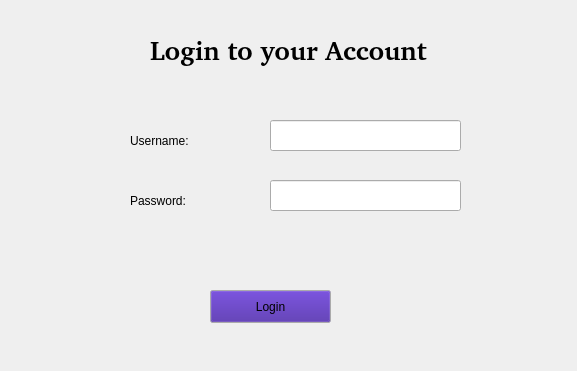
<?xml version="1.0" encoding="UTF-8"?>
<ui version="4.0">
 <class>LoginWidget</class>
 <widget class="QWidget" name="LoginWidget">
  <property name="geometry">
   <rect>
    <x>0</x>
    <y>0</y>
    <width>577</width>
    <height>371</height>
   </rect>
  </property>
  <property name="windowTitle">
   <string>Form</string>
  </property>
  <widget class="QLabel" name="label">
   <property name="geometry">
    <rect>
     <x>150</x>
     <y>30</y>
     <width>281</width>
     <height>41</height>
    </rect>
   </property>
   <property name="font">
    <font>
     <family>Bitstream Charter</family>
     <pointsize>20</pointsize>
     <weight>75</weight>
     <bold>true</bold>
    </font>
   </property>
   <property name="text">
    <string>Login to your Account</string>
   </property>
   <property name="textFormat">
    <enum>Qt::AutoText</enum>
   </property>
   <property name="alignment">
    <set>Qt::AlignLeading|Qt::AlignLeft|Qt::AlignVCenter</set>
   </property>
  </widget>
  <widget class="QLabel" name="UsernameLabel">
   <property name="geometry">
    <rect>
     <x>130</x>
     <y>130</y>
     <width>81</width>
     <height>21</height>
    </rect>
   </property>
   <property name="text">
    <string>Username:</string>
   </property>
  </widget>
  <widget class="QLabel" name="PasswordLabel">
   <property name="geometry">
    <rect>
     <x>130</x>
     <y>190</y>
     <width>81</width>
     <height>21</height>
    </rect>
   </property>
   <property name="text">
    <string>Password:</string>
   </property>
  </widget>
  <widget class="QPushButton" name="Login">
   <property name="enabled">
    <bool>true</bool>
   </property>
   <property name="geometry">
    <rect>
     <x>210</x>
     <y>290</y>
     <width>121</width>
     <height>33</height>
    </rect>
   </property>
   <property name="palette">
    <palette>
     <active>
      <colorrole role="Button">
       <brush brushstyle="SolidPattern">
        <color alpha="255">
         <red>64</red>
         <green>27</green>
         <blue>157</blue>
        </color>
       </brush>
      </colorrole>
     </active>
     <inactive>
      <colorrole role="Button">
       <brush brushstyle="SolidPattern">
        <color alpha="255">
         <red>64</red>
         <green>27</green>
         <blue>157</blue>
        </color>
       </brush>
      </colorrole>
     </inactive>
     <disabled>
      <colorrole role="Button">
       <brush brushstyle="SolidPattern">
        <color alpha="255">
         <red>64</red>
         <green>27</green>
         <blue>157</blue>
        </color>
       </brush>
      </colorrole>
     </disabled>
    </palette>
   </property>
   <property name="text">
    <string>Login</string>
   </property>
  </widget>
  <widget class="QLineEdit" name="Username">
   <property name="geometry">
    <rect>
     <x>270</x>
     <y>120</y>
     <width>191</width>
     <height>31</height>
    </rect>
   </property>
  </widget>
  <widget class="QLineEdit" name="Password">
   <property name="geometry">
    <rect>
     <x>270</x>
     <y>180</y>
     <width>191</width>
     <height>31</height>
    </rect>
   </property>
   <property name="echoMode">
    <enum>QLineEdit::Password</enum>
   </property>
  </widget>
 </widget>
 <resources/>
 <connections/>
</ui>
